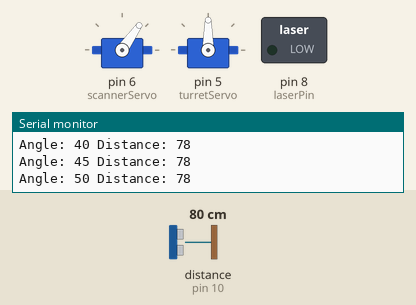
Recording of a sketch running on a simulated Arduino Uno, built with avr-gcc and run on an emulated ATmega328P. On the bench: 2 × servo, switched loads named in the sketch (green lamp = pin HIGH), the last lines printed to the serial monitor. Wiring (inferred from the names in the program): ultrasonic range finder: trigger pin 9; echo pin 10. The inputs (shaded band) are chosen by the test bench; at power-on: distance to the obstacle (sensor on pin 10) 80 cm. The echo pulse lasts 58.3 µs per cm; pins used as bus, display or sensor lines are not drawn.

Above: at 1.2 s.
1.3 s: distance to the obstacle (sensor on pin 10) set to 2 cm
At 4.1 s:
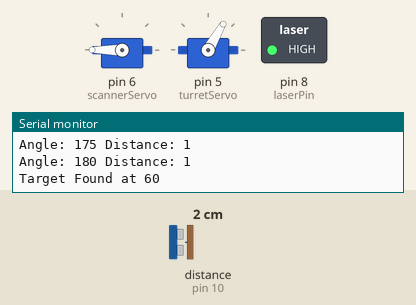
4.3 s: distance to the obstacle (sensor on pin 10) set to 60 cm
7.3 s: distance to the obstacle (sensor on pin 10) set to 56 cm
At 9.4 s:
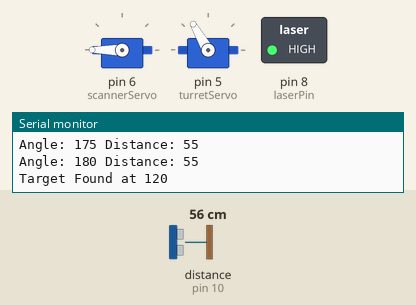
10.3 s: distance to the obstacle (sensor on pin 10) set to 299 cm
13.3 s: distance to the obstacle (sensor on pin 10) set to 18 cm
At 14.6 s:
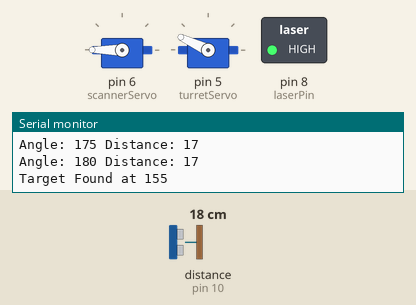
25.3 s: distance to the obstacle (sensor on pin 10) set to 15 cm
At 28.6 s:
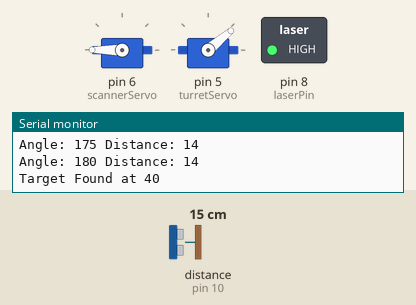
Timing chart, 0 to 31.1 s (numbered marks = the images above; inputs shaded):
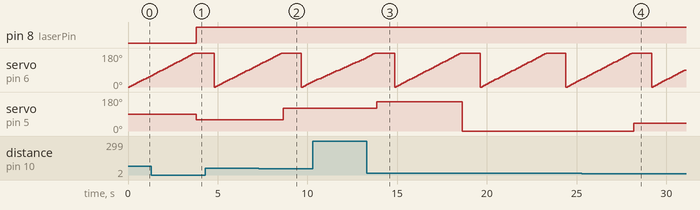

The sketch:

survilliance_rover.ino
```cpp
#include <Servo.h>

Servo scannerServo;
Servo turretServo;

const int trigPin = 9;
const int echoPin = 10;
const int laserPin = 8;

long duration;
int distance;

int getDistance() {
  digitalWrite(trigPin, LOW);
  delayMicroseconds(2);

  digitalWrite(trigPin, HIGH);
  delayMicroseconds(10);

  digitalWrite(trigPin, LOW);

  duration = pulseIn(echoPin, HIGH);
  distance = duration * 0.034 / 2;

  return distance;
}

void setup() {
  scannerServo.attach(6);
  turretServo.attach(5);

  pinMode(trigPin, OUTPUT);
  pinMode(echoPin, INPUT);
  pinMode(laserPin, OUTPUT);

  Serial.begin(9600);
}

void loop() {

  int closestDistance = 999;
  int targetAngle = 90;

  for (int angle = 0; angle <= 180; angle += 5) {

    scannerServo.write(angle);
    delay(100);

    int d = getDistance();

    Serial.print("Angle: ");
    Serial.print(angle);
    Serial.print(" Distance: ");
    Serial.println(d);

    if (d > 0 && d < closestDistance && d < 100) {
      closestDistance = d;
      targetAngle = angle;
    }
  }

  if (closestDistance < 100) {

    turretServo.write(targetAngle);

    digitalWrite(laserPin, HIGH);

    Serial.print("Target Found at ");
    Serial.println(targetAngle);

    delay(1000);

  } else {

    digitalWrite(laserPin, LOW);
  }
}
```

Measured:
- the behaviour switches between 18 and 17 cm on distance to the obstacle (sensor on pin 10) (found by bisection; images 3 and 4)
- after the input at 1.3 s, servo on pin 5 (turretServo): 90° → 60° after 2.5 s
- after the input at 7.3 s, servo on pin 5 (turretServo): 60° → 120° after 1.4 s
- after the input at 13.3 s, pin 8 (laserPin): stays HIGH (without the input it goes to LOW after 6.0 s); servo on pin 5 (turretServo): 120° → 155° after 0.56 s, → 0° 4.8 s later
- after the input at 25.3 s, servo on pin 5 (turretServo): 0° → 40° after 2.9 s
- by itself, servo on pin 6 (scannerServo): ramps from 0° to 180° and jumps back, once every 4.8 s
